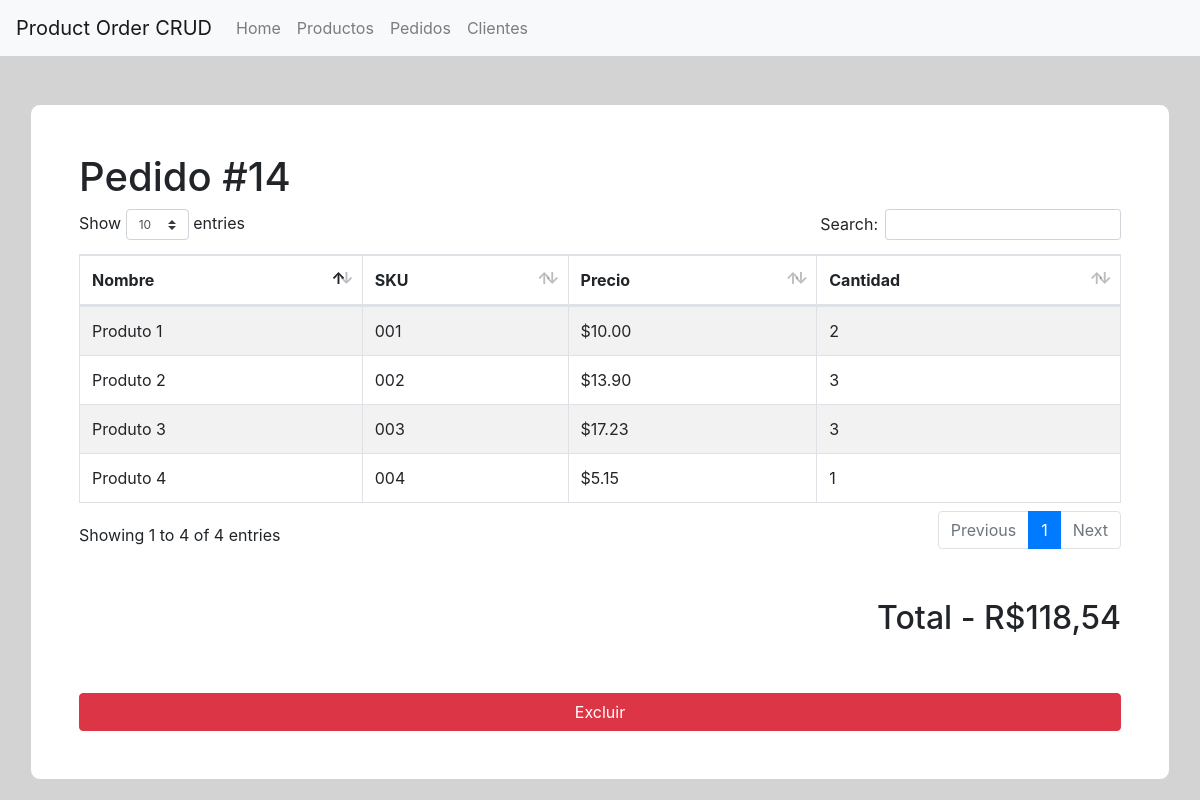
/order/view/14, run on the app's committed database.
### tables this page shows
CREATE TABLE `product_order` (
  `id` int(11) NOT NULL,
  `order_id` int(11) NOT NULL,
  `product_id` int(11) NOT NULL,
  `product_qtd` int(11) NOT NULL DEFAULT 1
);

CREATE TABLE `product` (
  `id` int(11) NOT NULL,
  `sku` varchar(45) NOT NULL,
  `nome` varchar(90) NOT NULL,
  `descricao` longtext DEFAULT NULL,
  `preco` decimal(10,2) NOT NULL,
  `status` varchar(45) NOT NULL DEFAULT '1'
);

### application/controllers/Order.php (called while the page is built, shortened)
<?php
class Order extends CI_Controller {
    public function __construct()
    {
        $this->load->model('product_model','product');
        $this->load->model('order_model','order');
    }
    public function view($id = null){
        $data = array();
        $data['products'] = $this->product->getProductsByOrderId($id);
        $order_price = 0;
        foreach ($data['products'] as $key => $product){
            $order_price = ($product->preco * $product->product_qtd) + $order_price;
        }
        $data['total'] = $order_price;
        $data['order_id'] = $id;
        $this->load->view('order/order_form_view', $data);
    }
}

### index.php (called while the page is built, shortened)
<?php
require_once BASEPATH.'core/CodeIgniter.php';

### application/models/Product_model.php (called while the page is built, shortened)
<?php
class Product_model extends CI_Model {
    public function getProductsByOrderId($id){
        $this->db->join('product_order', 'product_order.product_id = product.id');
        $this->db->join('order', 'product_order.order_id = order.id');
        $this->db->select('product.nome, product.sku, product.preco, product_order.product_qtd');
        $this->db->order_by('product.id');
        $this->db->where('product_order.order_id', $id);
        $this->db->where('order.status', 1);
        $query = $this->db->get('product');
        return $query->result();
    }
}

### application/views/order/order_form_view.php (the view, shortened to what this page needs)
?><!DOCTYPE html>
<html lang="pt-BR">
<body>
<div class="container container-person mt-5 p-5">
    <h1>Pedido #<?=$order_id?></h1>
    <table id="order_table" class="table table-striped table-bordered table-responsive-sm" style="width:100%">
        <thead>
        <tr>
            <th>Nombre</th>
            <th>SKU</th>
            <th>Precio</th>
            <th>Cantidad</th>
        </tr>
        </thead>
        <tbody>
        <?php
        if($products == true) { ?>
            <?php foreach ($products as $product) { ?>
                <tr>
                    <td><?= $product->nome ?></td>
                    <td><?= $product->sku ?></td>
                    <td>$<?= $product->preco ?></td>
                    <td><?= $product->product_qtd ?></td>
                </tr>
            <?php }
        } else { ?>
            <td class="text-center" colspan="4">No hay productos en este pedido.</td>
        <?php } ?>
        </tbody>
    </table>
    <div class="row">
        <div class="col-sm-12">
            <h2 class="float-right mt-5">Total - R$<?= number_format($total, 2, ',','.') ?></h2>
        </div>
    </div>
    <div class="row">
        <div class="col-sm-12">
            <a href="#" data-id="<?=base_url('order/delete/'.$order_id)?>" class="btn btn-danger delete-order w-100 mt-5" data-toggle="modal" data-target="#deleteOrderModal">Excluir</a>
        </div>
    </div>
</div>
</body>
</html>

### assets/css/custom.css (style rules this page uses)
body { background-color: lightgray; }
.container-person { background-color: white; border-radius: 10px; border: 1px solid lightgray; padding: 5px 5px; margin-top: 5px; }

### data on the page
product_order: product.nome "Produto 1", product.sku "001", product.preco "10.00", product_qtd "2"
product_order: product.nome "Produto 2", product.sku "002", product.preco "13.90", product_qtd "3"
product_order: product.nome "Produto 3", product.sku "003", product.preco "17.23", product_qtd "3"
product_order: product.nome "Produto 4", product.sku "004", product.preco "5.15", product_qtd "1"

### other printed values
$order_id "14"
$total "118,54"
